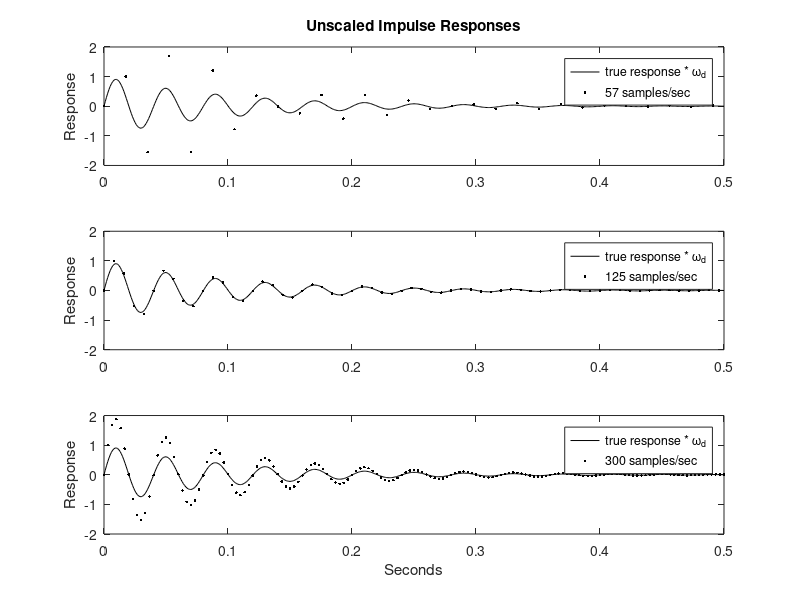
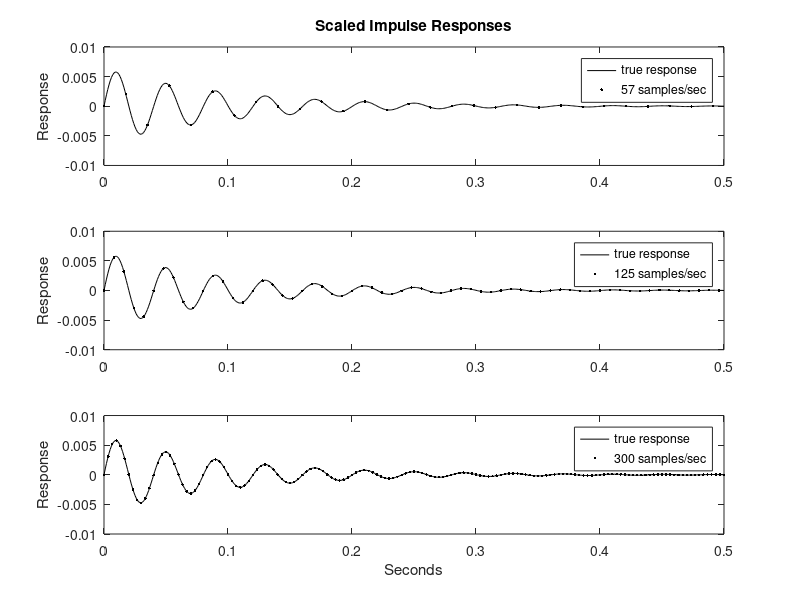

These figures' MATLAB source, in order:
% sampled impulse response comparison

sig=-10;
f0=25;
wd=sqrt((2*pi*f0)^2 - sig^2);

%sample rates (1000 is for true response)
fs1000=1000;
fs300=300;
fs125=125;
fs57=57;

n1000=0:500;        % these half-size arrays are for the plots
n300=0:150;
n125=0:62;
n57=0:28;

ttrue=n1000./fs1000;    % this is now a vector of time samples
ytrue=exp(sig.*ttrue).*sin(wd.*ttrue)./wd;

t57=n57./fs57;
y57=exp(sig.*t57).*sin(wd.*t57)./(exp(sig./fs57)*sin(wd/fs57));

t125=n125./fs125;
y125=exp(sig.*t125).*sin(wd.*t125)./(exp(sig./fs125)*sin(wd/fs125));

t300=n300./fs300;
y300=exp(sig.*t300).*sin(wd.*t300)./(exp(sig./fs300)*sin(wd/fs300));

figure(1);

% note, we multiply the true impulse response by wd to get them close to
% the same scale for comparison plotting
subplot(3,1,1),plot(ttrue,ytrue.*wd,'k',t57,y57,'k.');
axis([0 .5 -2 2]);
legend('true response * \omega_d','57 samples/sec');
title('Unscaled Impulse Responses');
ylabel('Response');

subplot(3,1,2),plot(ttrue,ytrue.*wd,'k',t125,y125,'k.');
axis([0 .5 -2 2]);
ylabel('Response');
legend('true response * \omega_d','125 samples/sec');

subplot(3,1,3),plot(ttrue,ytrue.*wd,'k',t300,y300,'k.');
axis([0 .5 -2 2]);
ylabel('Response');
legend('true response * \omega_d','300 samples/sec');
xlabel('Seconds');

% now for the scaled responses eqn (2.3.7)

ys57=( exp(sig/fs57)*sin(wd/fs57)/wd ).*y57;
ys125=( exp(sig/fs125)*sin(wd/fs125)/wd ).*y125;
ys300=( exp(sig/fs300)*sin(wd/fs300)/wd ).*y300;

figure(2);

subplot(3,1,1),plot(ttrue,ytrue,'k',t57,ys57,'k.');
axis([0 .5 -.01 .01]);
legend('true response','57 samples/sec');
title('Scaled Impulse Responses');
ylabel('Response');

subplot(3,1,2),plot(ttrue,ytrue,'k',t125,ys125,'k.');
axis([0 .5 -.01 .01]);
ylabel('Response');
legend('true response','125 samples/sec');

subplot(3,1,3),plot(ttrue,ytrue,'k',t300,ys300,'k.');
axis([0 .5 -.01 .01]);
ylabel('Response');
legend('true response','300 samples/sec');
xlabel('Seconds');
